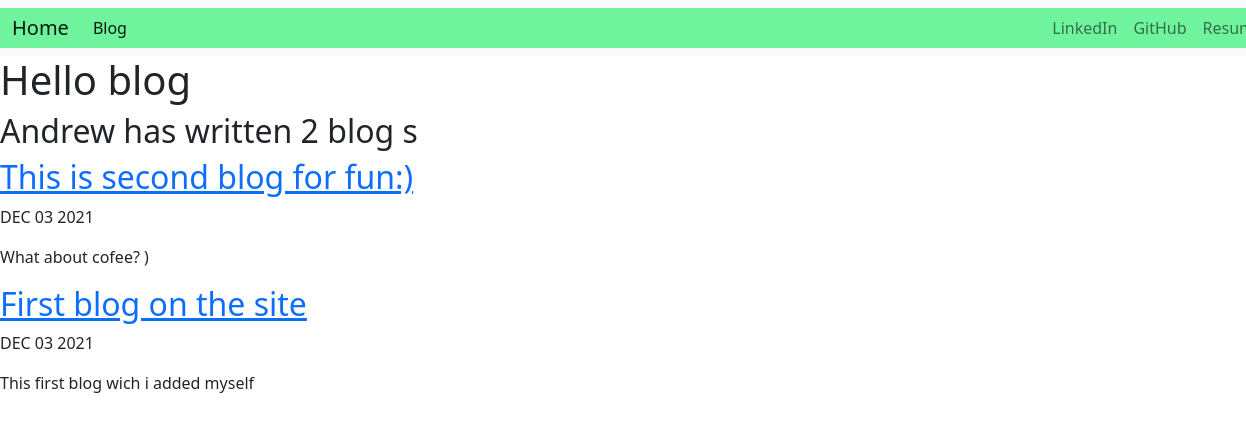
Page /blog/ on the earlier database version.
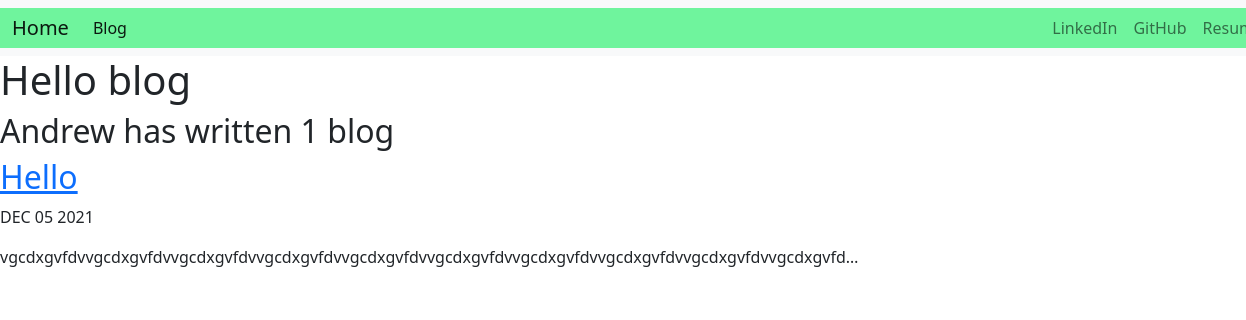
Same page on the later database version.
### blog/models.py (models this page shows, shortened)
class All_blogs(models.Model):
    title = models.CharField(max_length=200)
    date = models.DateTimeField()
    description = models.TextField()

### blog/views.py (the view)
# urls.py: path('', views.all_blogs, name='all_blogs'),
def all_blogs(request):
    blogs = All_blogs.objects.order_by('-date')
    return render(request, 'blog/all_blogs.html', {'blogs':blogs} )

### blog/templates/blog/all_blogs.html (shortened to what this page needs)
{%  extends 'portfolio/base.html' %}
{% load static %}
{% block content %}
<h1>Hello blog</h1>
<h2>Andrew has written {{ blogs.count }} blog {{ blogs.count|pluralize }}</h2>
{% for blog in blogs %}
<a href="{% url 'blog:detail' blog.id %}"><h2>{{ blog.title }}</h2></a>
<p>{{ blog.date|date:'M d Y'|upper}}</p>
<p>{{ blog.description|striptags|truncatechars:100 }}</p>
{% endfor %}
{% endblock %}

Differences in the rows shown:
removed All_blogs: title "This is second blog for fun:)", date "DEC 03 2021", description "What about cofee? )"
removed All_blogs: title "First blog on the site", date "DEC 03 2021", description "This first blog wich i added myself"
added All_blogs: title "Hello", date "DEC 05 2021", description "vgcdxgvfdvvgcdxgvfdvvgcdxgvfdvvgcdxgvfdvvgcdxgvfdvvgcdxgvfdvvgcdxgvfdvvgcdxgvfdvvgcdxgvfdvvgcdxgvfd…"
Other differences:
{{ blogs.count }}: "2" → "1"
